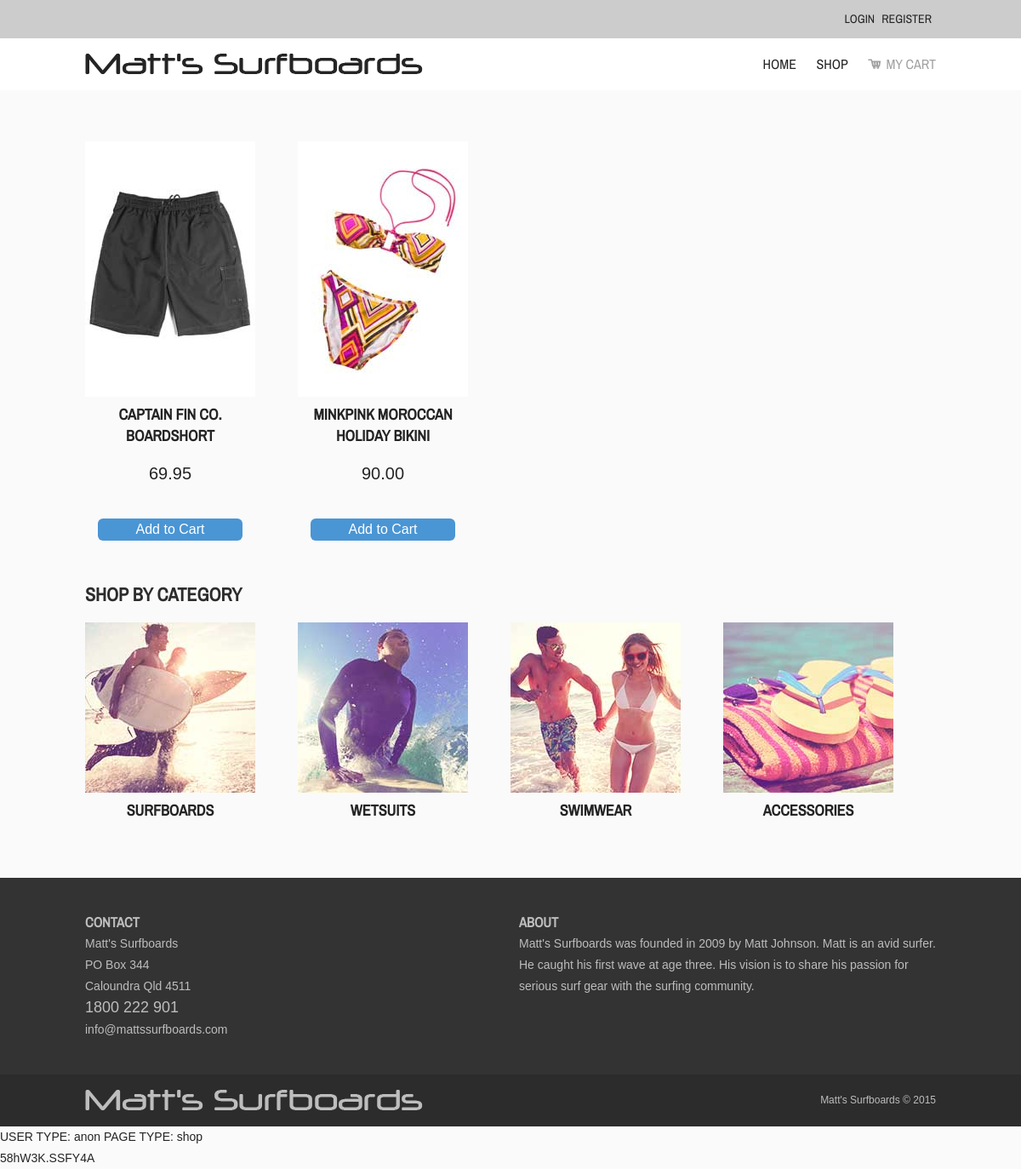
Page /index.php?pageid=shop&catid=3 on the committed database.
### tables this page shows
CREATE TABLE `item` (
  `ItemID` int(11) NOT NULL,
  `ItemCategoryID` int(11) NOT NULL,
  `ItemName` varchar(256) NOT NULL,
  `ItemDesc` text NOT NULL,
  `ItemPrice` decimal(10,2) NOT NULL,
  `ItemImage` varchar(256) NOT NULL,
  `ItemLastUpdate` timestamp NOT NULL DEFAULT CURRENT_TIMESTAMP,
  `stock` int(11) NOT NULL
);

CREATE TABLE `category` (
  `CategoryID` int(11) NOT NULL,
  `CategoryLabel` varchar(256) NOT NULL,
  `CategoryDesc` text NOT NULL,
  `CategoryImage` varchar(256) NOT NULL
);

### lib/library.php (called while the page is built, shortened)
<?php
function do_sql($sql_string) {
    $connection = new PDO("mysql:host=127.0.0.1;dbname=surfboards", 'surfboarduser', 'surfboardpass');
    $connection->setAttribute(PDO::ATTR_ERRMODE, PDO::ERRMODE_EXCEPTION);
    try {
        $row_result = $connection->query($sql_string);
    } catch (PDOException $Exception) {
        echo $sql_string . '</br>';
        echo $Exception;
        exit();
    }
    return $row_result;
}
?>

### inc/categories.php (the view)
<section id="category">
    <h1>Shop by Category</h1>
    <?php
    $sql = "SELECT * FROM category WHERE CategoryID IN (SELECT ItemCategoryID FROM item)";
    $row_result = do_sql($sql);
    while ($row = $row_result->fetch(PDO::FETCH_ASSOC)) {
        ?>
        <div class="category">
            <div class="catImage">
                <p><a href="index.php?pageid=shop&catid=<?php echo $row['CategoryID'] . '"'; ?>><img src="images/<?php echo $row['CategoryImage']; ?>" alt="<?php echo $row['CategoryDesc']; ?>"></a></p>
            </div>
            <div class="catDetails">
                <h2><a href="index.php?pageid=shop&catid=<?php echo $row['CategoryID'] . '">' . $row['CategoryLabel']; ?></a></h2>
                       </div>
                       </div>
                       <?php
                   }
                   ?>
                   </section>

### inc/shop.php (shortened to what this page needs)
<?php
if ($category_id) {
    $sql = 'SELECT * FROM item WHERE ItemCategoryID = ' . $category_id;
} else {
    $sql = 'SELECT * FROM item WHERE stock > 0 ORDER BY ItemLastUpdate DESC LIMIT 3';
}
$row_result = do_sql($sql);
while ($row = $row_result->fetch(PDO::FETCH_ASSOC)) {
    ?>
        <div class="items">
            <div class="itemsImage">
                <p><img src="images/<?php echo $row['ItemImage']; ?>" alt="<?php echo $row['ItemName']; ?>"></p>
            </div>
            <div class="itemsDetails">
                <h2><a href="index.php?pageid=item&itemid=<?php echo $row['ItemID']; ?>"><?php echo $row['ItemName']; ?></a></h2>
                <p class="itemPrice"><?php echo $row['ItemPrice']; ?></p>
                <form action="index.php?pageid=cartadd" method="POST">
                    <input type="submit" name="cart" value="Add to Cart" />
                </form>
            </div>
        </div>
<?php
}
?>

### css/main.css (style rules this page uses)
body, div, h1, h2, h3, h4, h5, h6, p, ul, ol, li, dl, dt, dd, img, form, fieldset, input, textarea, blockquote { margin:0; padding:0; }
body { font-family:Arial, sans-serif; font-weight:400; font-size:14px; line-height:25px; color:#242424; background-color: #fafafa; }
header, section, footer, aside, nav, article, figure { display: block; }
#category { width:100%; margin:40px 0 0 0; clear:both; }
.category { width:200px; height:240px; float:left; text-align:center; margin:20px 50px 20px 0; }
.itemPrice { font-size:20px; margin: 20px 0; }
.items { width:200px; height:500px; float:left; text-align:center; margin:20px 50px 20px 0; }
h1, h2, h3 { font-family:'Archivo Narrow', sans-serif; text-transform:uppercase; }
h1 { font-size:22px; color:#2c2c2c; }
h2 { font-size:18px; color:#2c2c2c; }
a:link, a:visited { color:#242424; text-decoration:none; }
img { border:0; }
input[type="submit"], .blue input[type="button"] { background-color:#4a95d4; border-radius:6px; color:#fff; font-size:16px; cursor:pointer; text-align:center; padding:4px; margin: 20px 0 20px 0; border:none; height:auto; width:170px; }
form { margin:15px 0 40px 0; }
input { width:300px; height:25px; margin:5px 0 5px 0; border:solid #ccc 1px; padding:4px; font-size:14px; }

### rows in the picture
item: ItemImage (picture), ItemName "CAPTAIN FIN CO. BOARDSHORT", ItemPrice "69.95"
item: ItemImage (picture), ItemName "MINKPINK MOROCCAN HOLIDAY BIKINI", ItemPrice "90.00"
category: CategoryImage (picture), CategoryLabel "SURFBOARDS"
category: CategoryImage (picture), CategoryLabel "WETSUITS"
category: CategoryImage (picture), CategoryLabel "SWIMWEAR"
category: CategoryImage (picture), CategoryLabel "ACCESSORIES"

### other values in the picture
$user_type "anon"
$page_id "shop"
hash_pass('asdfasdf', false) "58hW3K.SSFY4A"
